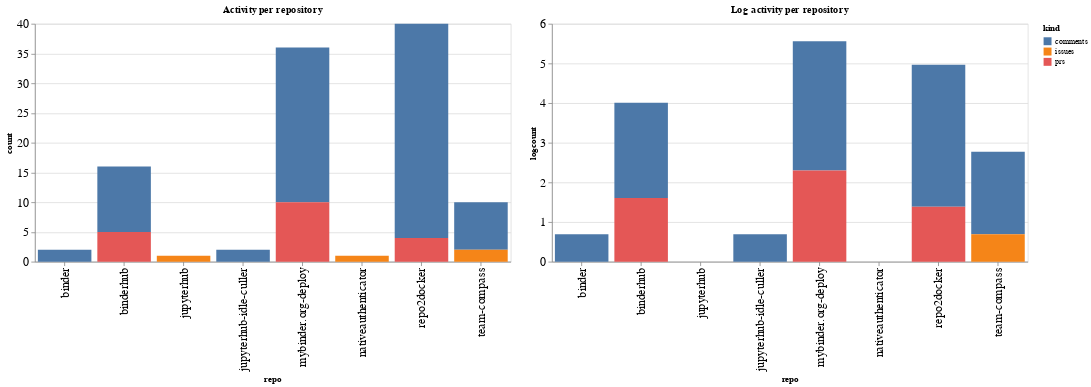

The code cell stored with this chart in its notebook:
### Code cell
ch1 = alt.Chart(repo_summaries, width=600, title="Activity per repository").mark_bar().encode(
    x='repo',
    y='count',
    color='kind',
    tooltip="kind"
)

ch2 = alt.Chart(repo_summaries, width=600, title="Log activity per repository").mark_bar().encode(
    x='repo',
    y='logcount',
    color='kind',
    tooltip="kind"
)

ch1 | ch2

### Figure 1 — Vega-Lite specification as saved in the notebook (floating-point values rounded to 4 significant figures)
{"config": {"axisLeft": {"labelFontSize": 15}, "axisBottom": {"labelFontSize": 15}}, "hconcat": [{"mark": "bar", "encoding": {"color": {"type": "nominal", "field": "kind"}, "tooltip": {"type": "nominal", "field": "kind"}, "x": {"type": "nominal", "field": "repo"}, "y": {"type": "quantitative", "field": "count"}}, "title": "Activity per repository", "width": 600}, {"mark": "bar", "encoding": {"color": {"type": "nominal", "field": "kind"}, "tooltip": {"type": "nominal", "field": "kind"}, "x": {"type": "nominal", "field": "repo"}, "y": {"type": "quantitative", "field": "logcount"}}, "title": "Log activity per repository", "width": 600}], "data": {"name": "data-693b7ba2e49415e7c138f7c9c4ca497c"}, "$schema": "https://vega.github.io/schema/vega-lite/v4.8.1.json", "datasets": {"data-693b7ba2e49415e7c138f7c9c4ca497c": [{"repo": "binder", "kind": "comments", "count": 2, "logcount": 0.6931}, {"repo": "binderhub", "kind": "comments", "count": 11, "logcount": 2.398}, {"repo": "binderhub", "kind": "prs", "count": 5, "logcount": 1.609}, {"repo": "jupyterhub", "kind": "issues", "count": 1, "logcount": 0.0}, {"repo": "jupyterhub-idle-culler", "kind": "comments", "count": 2, "logcount": 0.6931}, {"repo": "mybinder.org-deploy", "kind": "comments", "count": 26, "logcount": 3.258}, {"repo": "mybinder.org-deploy", "kind": "prs", "count": 10, "logcount": 2.303}, {"repo": "nativeauthenticator", "kind": "issues", "count": 1, "logcount": 0.0}, {"repo": "repo2docker", "kind": "comments", "count": 36, "logcount": 3.584}, {"repo": "repo2docker", "kind": "prs", "count": 4, "logcount": 1.386}, {"repo": "team-compass", "kind": "comments", "count": 8, "logcount": 2.079}, {"repo": "team-compass", "kind": "issues", "count": 2, "logcount": 0.6931}]}}
